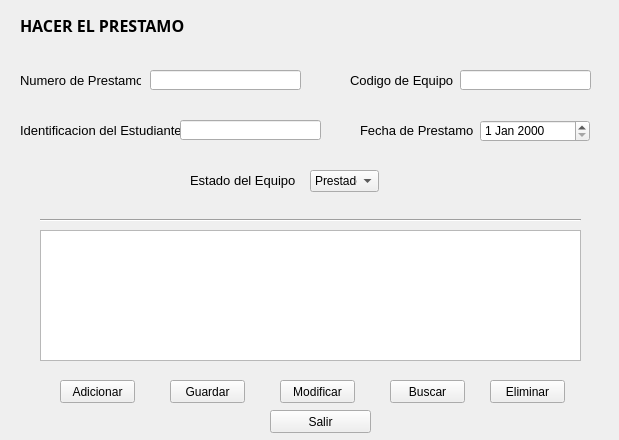
<?xml version="1.0" encoding="UTF-8"?>
<ui version="4.0">
 <class>frmprestamo</class>
 <widget class="QWidget" name="frmprestamo">
  <property name="geometry">
   <rect>
    <x>0</x>
    <y>0</y>
    <width>619</width>
    <height>440</height>
   </rect>
  </property>
  <property name="windowTitle">
   <string>Hacer el Prestamo</string>
  </property>
  <widget class="QLabel" name="label">
   <property name="geometry">
    <rect>
     <x>20</x>
     <y>10</y>
     <width>201</width>
     <height>31</height>
    </rect>
   </property>
   <property name="font">
    <font>
     <family>Perpetua Titling MT</family>
     <pointsize>12</pointsize>
     <weight>75</weight>
     <bold>true</bold>
    </font>
   </property>
   <property name="text">
    <string>HACER EL PRESTAMO </string>
   </property>
  </widget>
  <widget class="QLabel" name="label_2">
   <property name="geometry">
    <rect>
     <x>20</x>
     <y>70</y>
     <width>121</width>
     <height>21</height>
    </rect>
   </property>
   <property name="font">
    <font>
     <pointsize>10</pointsize>
    </font>
   </property>
   <property name="text">
    <string>Numero de Prestamo</string>
   </property>
  </widget>
  <widget class="QLabel" name="label_3">
   <property name="geometry">
    <rect>
     <x>350</x>
     <y>70</y>
     <width>111</width>
     <height>21</height>
    </rect>
   </property>
   <property name="font">
    <font>
     <pointsize>10</pointsize>
    </font>
   </property>
   <property name="text">
    <string>Codigo de Equipo</string>
   </property>
  </widget>
  <widget class="QLabel" name="label_4">
   <property name="geometry">
    <rect>
     <x>20</x>
     <y>120</y>
     <width>161</width>
     <height>21</height>
    </rect>
   </property>
   <property name="font">
    <font>
     <pointsize>10</pointsize>
    </font>
   </property>
   <property name="text">
    <string>Identificacion del Estudiante</string>
   </property>
  </widget>
  <widget class="QLabel" name="label_5">
   <property name="geometry">
    <rect>
     <x>360</x>
     <y>120</y>
     <width>121</width>
     <height>21</height>
    </rect>
   </property>
   <property name="font">
    <font>
     <pointsize>10</pointsize>
    </font>
   </property>
   <property name="text">
    <string>Fecha de Prestamo</string>
   </property>
  </widget>
  <widget class="QLabel" name="label_6">
   <property name="geometry">
    <rect>
     <x>190</x>
     <y>170</y>
     <width>111</width>
     <height>21</height>
    </rect>
   </property>
   <property name="font">
    <font>
     <pointsize>10</pointsize>
    </font>
   </property>
   <property name="text">
    <string>Estado del Equipo</string>
   </property>
  </widget>
  <widget class="QLineEdit" name="txtnumpres">
   <property name="geometry">
    <rect>
     <x>150</x>
     <y>70</y>
     <width>151</width>
     <height>20</height>
    </rect>
   </property>
  </widget>
  <widget class="QLineEdit" name="txtidentiestu">
   <property name="geometry">
    <rect>
     <x>180</x>
     <y>120</y>
     <width>141</width>
     <height>20</height>
    </rect>
   </property>
   <property name="text">
    <string/>
   </property>
  </widget>
  <widget class="QLineEdit" name="txtcodigoequipo">
   <property name="geometry">
    <rect>
     <x>460</x>
     <y>70</y>
     <width>131</width>
     <height>20</height>
    </rect>
   </property>
  </widget>
  <widget class="QDateEdit" name="txtfechapres">
   <property name="geometry">
    <rect>
     <x>480</x>
     <y>120</y>
     <width>110</width>
     <height>22</height>
    </rect>
   </property>
  </widget>
  <widget class="QComboBox" name="txtestado">
   <property name="geometry">
    <rect>
     <x>310</x>
     <y>170</y>
     <width>69</width>
     <height>22</height>
    </rect>
   </property>
   <item>
    <property name="text">
     <string>Prestado</string>
    </property>
   </item>
   <item>
    <property name="text">
     <string>No Prestado</string>
    </property>
   </item>
  </widget>
  <widget class="QTextBrowser" name="txtdatosprestamo">
   <property name="geometry">
    <rect>
     <x>40</x>
     <y>230</y>
     <width>541</width>
     <height>131</height>
    </rect>
   </property>
  </widget>
  <widget class="Line" name="line">
   <property name="geometry">
    <rect>
     <x>40</x>
     <y>210</y>
     <width>541</width>
     <height>20</height>
    </rect>
   </property>
   <property name="orientation">
    <enum>Qt::Horizontal</enum>
   </property>
  </widget>
  <widget class="QPushButton" name="btnadicionar">
   <property name="geometry">
    <rect>
     <x>60</x>
     <y>380</y>
     <width>75</width>
     <height>23</height>
    </rect>
   </property>
   <property name="text">
    <string>Adicionar</string>
   </property>
   <property name="icon">
    <iconset>
     <normaloff>../Colección de iconos/Adicionar factura 32-icon.png</normaloff>../Colección de iconos/Adicionar factura 32-icon.png</iconset>
   </property>
  </widget>
  <widget class="QPushButton" name="btnguardar">
   <property name="geometry">
    <rect>
     <x>170</x>
     <y>380</y>
     <width>75</width>
     <height>23</height>
    </rect>
   </property>
   <property name="text">
    <string>Guardar</string>
   </property>
   <property name="icon">
    <iconset>
     <normaloff>../Colección de iconos/Guardar 32-icon.png</normaloff>../Colección de iconos/Guardar 32-icon.png</iconset>
   </property>
  </widget>
  <widget class="QPushButton" name="btnmodificar">
   <property name="geometry">
    <rect>
     <x>280</x>
     <y>380</y>
     <width>75</width>
     <height>23</height>
    </rect>
   </property>
   <property name="text">
    <string>Modificar</string>
   </property>
   <property name="icon">
    <iconset>
     <normaloff>../Colección de iconos/modificar 32-icon.png</normaloff>../Colección de iconos/modificar 32-icon.png</iconset>
   </property>
  </widget>
  <widget class="QPushButton" name="btnbuscar">
   <property name="geometry">
    <rect>
     <x>390</x>
     <y>380</y>
     <width>75</width>
     <height>23</height>
    </rect>
   </property>
   <property name="text">
    <string>Buscar</string>
   </property>
   <property name="icon">
    <iconset>
     <normaloff>../Colección de iconos/buscar 32-icon.png</normaloff>../Colección de iconos/buscar 32-icon.png</iconset>
   </property>
  </widget>
  <widget class="QPushButton" name="btneliminar">
   <property name="geometry">
    <rect>
     <x>490</x>
     <y>380</y>
     <width>75</width>
     <height>23</height>
    </rect>
   </property>
   <property name="text">
    <string>Eliminar</string>
   </property>
   <property name="icon">
    <iconset>
     <normaloff>../Colección de iconos/eliminar 32-icon.png</normaloff>../Colección de iconos/eliminar 32-icon.png</iconset>
   </property>
  </widget>
  <widget class="QPushButton" name="btnsalir">
   <property name="geometry">
    <rect>
     <x>270</x>
     <y>410</y>
     <width>101</width>
     <height>23</height>
    </rect>
   </property>
   <property name="text">
    <string>Salir</string>
   </property>
   <property name="icon">
    <iconset>
     <normaloff>../Colección de iconos/Salir-icon.png</normaloff>../Colección de iconos/Salir-icon.png</iconset>
   </property>
  </widget>
 </widget>
 <resources/>
 <connections/>
</ui>
